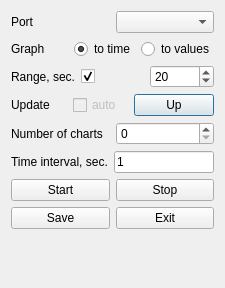
<?xml version="1.0" encoding="UTF-8"?>
<ui version="4.0">
 <class>Info_Dialog</class>
 <widget class="QDialog" name="Info_Dialog">
  <property name="geometry">
   <rect>
    <x>0</x>
    <y>0</y>
    <width>225</width>
    <height>288</height>
   </rect>
  </property>
  <property name="sizePolicy">
   <sizepolicy hsizetype="Maximum" vsizetype="Maximum">
    <horstretch>0</horstretch>
    <verstretch>0</verstretch>
   </sizepolicy>
  </property>
  <property name="windowTitle">
   <string>Settings</string>
  </property>
  <layout class="QGridLayout" name="gridLayout_2">
   <item row="0" column="0">
    <layout class="QGridLayout" name="gridLayout">
     <item row="0" column="0">
      <layout class="QHBoxLayout" name="horizontalLayout_7">
       <item>
        <widget class="QLabel" name="label">
         <property name="text">
          <string>Port</string>
         </property>
        </widget>
       </item>
       <item>
        <widget class="QComboBox" name="comboBox"/>
       </item>
      </layout>
     </item>
     <item row="1" column="0">
      <layout class="QHBoxLayout" name="horizontalLayout_5">
       <item>
        <widget class="QLabel" name="label_4">
         <property name="text">
          <string>Graph</string>
         </property>
        </widget>
       </item>
       <item>
        <widget class="QRadioButton" name="to_time_radioButton_2">
         <property name="text">
          <string>to time</string>
         </property>
         <property name="checked">
          <bool>true</bool>
         </property>
        </widget>
       </item>
       <item>
        <widget class="QRadioButton" name="to_values_radioButton">
         <property name="text">
          <string>to values</string>
         </property>
        </widget>
       </item>
      </layout>
     </item>
     <item row="2" column="0">
      <layout class="QHBoxLayout" name="horizontalLayout_8">
       <item>
        <widget class="QLabel" name="label_6">
         <property name="text">
          <string>Range, sec.</string>
         </property>
        </widget>
       </item>
       <item>
        <widget class="QCheckBox" name="range_checkBox">
         <property name="text">
          <string/>
         </property>
         <property name="checked">
          <bool>true</bool>
         </property>
        </widget>
       </item>
       <item>
        <widget class="QSpinBox" name="range_spinBox">
         <property name="minimum">
          <number>1</number>
         </property>
         <property name="maximum">
          <number>100</number>
         </property>
         <property name="value">
          <number>20</number>
         </property>
        </widget>
       </item>
      </layout>
     </item>
     <item row="3" column="0">
      <layout class="QHBoxLayout" name="horizontalLayout_4">
       <item>
        <widget class="QLabel" name="label_5">
         <property name="enabled">
          <bool>true</bool>
         </property>
         <property name="text">
          <string>Update</string>
         </property>
        </widget>
       </item>
       <item>
        <widget class="QCheckBox" name="auto_checkBox">
         <property name="enabled">
          <bool>false</bool>
         </property>
         <property name="text">
          <string>auto</string>
         </property>
         <property name="checked">
          <bool>false</bool>
         </property>
         <property name="autoRepeat">
          <bool>true</bool>
         </property>
         <property name="autoExclusive">
          <bool>false</bool>
         </property>
        </widget>
       </item>
       <item>
        <widget class="QPushButton" name="up_pushButton">
         <property name="text">
          <string>Up</string>
         </property>
        </widget>
       </item>
      </layout>
     </item>
     <item row="4" column="0">
      <layout class="QHBoxLayout" name="horizontalLayout_6">
       <item>
        <widget class="QLabel" name="label_2">
         <property name="text">
          <string>Number of charts</string>
         </property>
        </widget>
       </item>
       <item>
        <widget class="QSpinBox" name="number_spinBox"/>
       </item>
      </layout>
     </item>
     <item row="5" column="0">
      <layout class="QHBoxLayout" name="horizontalLayout_2">
       <item>
        <widget class="QLabel" name="label_3">
         <property name="text">
          <string>Time interval, sec.</string>
         </property>
        </widget>
       </item>
       <item>
        <widget class="QLineEdit" name="time_interval_lineEdit">
         <property name="text">
          <string>1</string>
         </property>
        </widget>
       </item>
      </layout>
     </item>
     <item row="6" column="0">
      <layout class="QHBoxLayout" name="horizontalLayout">
       <item>
        <widget class="QPushButton" name="start_pushButton">
         <property name="text">
          <string>Start</string>
         </property>
        </widget>
       </item>
       <item>
        <widget class="QPushButton" name="stop_pushButton">
         <property name="text">
          <string>Stop</string>
         </property>
        </widget>
       </item>
      </layout>
     </item>
     <item row="7" column="0">
      <layout class="QHBoxLayout" name="horizontalLayout_3">
       <item>
        <widget class="QPushButton" name="save_pushButton">
         <property name="text">
          <string>Save</string>
         </property>
        </widget>
       </item>
       <item>
        <widget class="QPushButton" name="pushButton">
         <property name="text">
          <string>Exit</string>
         </property>
        </widget>
       </item>
      </layout>
     </item>
     <item row="8" column="0">
      <widget class="QLabel" name="info_label">
       <property name="text">
        <string/>
       </property>
       <property name="textFormat">
        <enum>Qt::AutoText</enum>
       </property>
       <property name="alignment">
        <set>Qt::AlignCenter</set>
       </property>
      </widget>
     </item>
    </layout>
   </item>
   <item row="0" column="1">
    <spacer name="horizontalSpacer">
     <property name="orientation">
      <enum>Qt::Horizontal</enum>
     </property>
     <property name="sizeHint" stdset="0">
      <size>
       <width>2</width>
       <height>20</height>
      </size>
     </property>
    </spacer>
   </item>
   <item row="1" column="0">
    <spacer name="verticalSpacer">
     <property name="orientation">
      <enum>Qt::Vertical</enum>
     </property>
     <property name="sizeHint" stdset="0">
      <size>
       <width>20</width>
       <height>0</height>
      </size>
     </property>
    </spacer>
   </item>
  </layout>
 </widget>
 <resources/>
 <connections>
  <connection>
   <sender>to_values_radioButton</sender>
   <signal>toggled(bool)</signal>
   <receiver>number_spinBox</receiver>
   <slot>setDisabled(bool)</slot>
   <hints>
    <hint type="sourcelabel">
     <x>174</x>
     <y>55</y>
    </hint>
    <hint type="destinationlabel">
     <x>135</x>
     <y>134</y>
    </hint>
   </hints>
  </connection>
  <connection>
   <sender>to_values_radioButton</sender>
   <signal>toggled(bool)</signal>
   <receiver>auto_checkBox</receiver>
   <slot>setEnabled(bool)</slot>
   <hints>
    <hint type="sourcelabel">
     <x>174</x>
     <y>55</y>
    </hint>
    <hint type="destinationlabel">
     <x>95</x>
     <y>103</y>
    </hint>
   </hints>
  </connection>
  <connection>
   <sender>to_time_radioButton_2</sender>
   <signal>toggled(bool)</signal>
   <receiver>to_values_radioButton</receiver>
   <slot>update()</slot>
   <hints>
    <hint type="sourcelabel">
     <x>101</x>
     <y>55</y>
    </hint>
    <hint type="destinationlabel">
     <x>174</x>
     <y>55</y>
    </hint>
   </hints>
  </connection>
  <connection>
   <sender>to_time_radioButton_2</sender>
   <signal>toggled(bool)</signal>
   <receiver>number_spinBox</receiver>
   <slot>setEnabled(bool)</slot>
   <hints>
    <hint type="sourcelabel">
     <x>100</x>
     <y>49</y>
    </hint>
    <hint type="destinationlabel">
     <x>135</x>
     <y>134</y>
    </hint>
   </hints>
  </connection>
  <connection>
   <sender>to_values_radioButton</sender>
   <signal>toggled(bool)</signal>
   <receiver>auto_checkBox</receiver>
   <slot>setChecked(bool)</slot>
   <hints>
    <hint type="sourcelabel">
     <x>174</x>
     <y>55</y>
    </hint>
    <hint type="destinationlabel">
     <x>95</x>
     <y>103</y>
    </hint>
   </hints>
  </connection>
  <connection>
   <sender>to_time_radioButton_2</sender>
   <signal>toggled(bool)</signal>
   <receiver>range_checkBox</receiver>
   <slot>setEnabled(bool)</slot>
   <hints>
    <hint type="sourcelabel">
     <x>81</x>
     <y>45</y>
    </hint>
    <hint type="destinationlabel">
     <x>74</x>
     <y>74</y>
    </hint>
   </hints>
  </connection>
  <connection>
   <sender>to_time_radioButton_2</sender>
   <signal>toggled(bool)</signal>
   <receiver>range_spinBox</receiver>
   <slot>setEnabled(bool)</slot>
   <hints>
    <hint type="sourcelabel">
     <x>88</x>
     <y>41</y>
    </hint>
    <hint type="destinationlabel">
     <x>141</x>
     <y>72</y>
    </hint>
   </hints>
  </connection>
  <connection>
   <sender>to_time_radioButton_2</sender>
   <signal>toggled(bool)</signal>
   <receiver>range_checkBox</receiver>
   <slot>setChecked(bool)</slot>
   <hints>
    <hint type="sourcelabel">
     <x>79</x>
     <y>53</y>
    </hint>
    <hint type="destinationlabel">
     <x>95</x>
     <y>75</y>
    </hint>
   </hints>
  </connection>
 </connections>
</ui>
